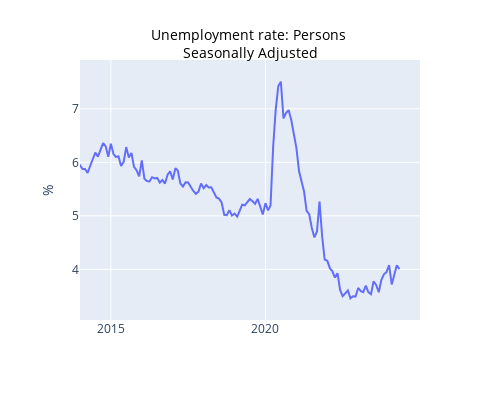

Notebook code for this chart:
### Code cell
startDateExample = datetime(2014, 1, 1)
endDateExample = datetime(2024, 12, 31)
seriesToGraph = 'A84423050A'

graph_series_abs(seriesToGraph, dataSetLF, startDateExample, endDateExample,1, metaDataDict)

### Figure 1 — Plotly figure (JSON) as saved in the notebook; plotly's stock layout.template omitted (floating-point values rounded to 4 significant figures; data arrays with more than 128 entries replaced by an {"elided": "..."} marker saying what was removed)
{"data": [{"hovertemplate": "Date=%{x}<br>A84423050A=%{y}<extra></extra>", "legendgroup": "", "line": {"color": "#636efa", "dash": "solid"}, "marker": {"symbol": "circle"}, "mode": "lines", "name": "", "orientation": "v", "showlegend": false, "type": "scatter", "x": {"elided": "556 str values"}, "xaxis": "x", "y": {"elided": "556 float values"}, "yaxis": "y"}], "layout": {"height": 400, "hovermode": "x", "legend": {"tracegroupgap": 0}, "margin": {"t": 60}, "title": {"font": {"color": "black", "size": 14}, "text": "Unemployment rate: Persons <br>Seasonally Adjusted", "x": 0.5, "y": 0.9}, "width": 500, "xaxis": {"anchor": "y", "domain": [0, 1], "range": ["2014-01-01T00:00:00", "2024-12-31T00:00:00"], "title": {"text": " "}, "type": "date"}, "yaxis": {"anchor": "x", "domain": [0, 1], "range": [3.053, 7.912], "title": {"text": "%"}, "type": "linear"}}}
